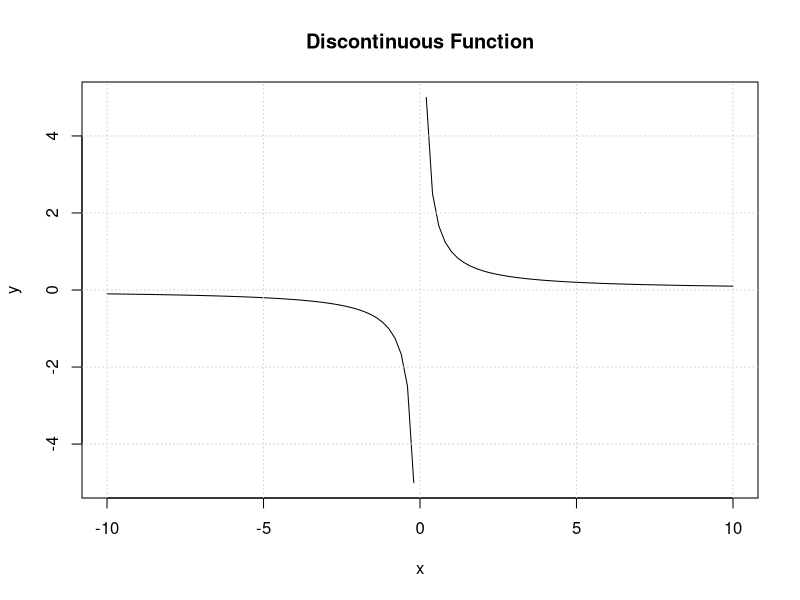

The R script that drew this image:
f <- function(x){
  yhat <- 1/x
  return(yhat)
}
x <- seq(-10, 10, .2)
y<- f(x)
plot(x,y,type="l", main="Discontinuous Function")
grid()